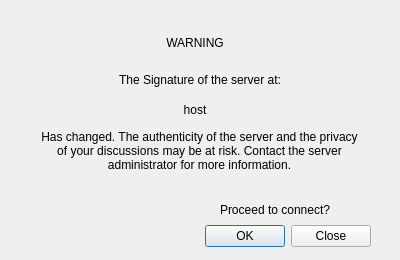
<?xml version="1.0" encoding="UTF-8"?>
<ui version="4.0">
 <class>Dialog</class>
 <widget class="QDialog" name="Dialog">
  <property name="geometry">
   <rect>
    <x>0</x>
    <y>0</y>
    <width>400</width>
    <height>260</height>
   </rect>
  </property>
  <property name="windowTitle">
   <string>Dialog</string>
  </property>
  <widget class="QDialogButtonBox" name="buttonBox">
   <property name="geometry">
    <rect>
     <x>200</x>
     <y>220</y>
     <width>171</width>
     <height>32</height>
    </rect>
   </property>
   <property name="orientation">
    <enum>Qt::Horizontal</enum>
   </property>
   <property name="standardButtons">
    <set>QDialogButtonBox::Close|QDialogButtonBox::Ok</set>
   </property>
   <property name="centerButtons">
    <bool>false</bool>
   </property>
  </widget>
  <widget class="QLabel" name="label">
   <property name="geometry">
    <rect>
     <x>160</x>
     <y>35</y>
     <width>70</width>
     <height>16</height>
    </rect>
   </property>
   <property name="text">
    <string>WARNING</string>
   </property>
   <property name="alignment">
    <set>Qt::AlignCenter</set>
   </property>
  </widget>
  <widget class="QLabel" name="label_2">
   <property name="geometry">
    <rect>
     <x>60</x>
     <y>70</y>
     <width>280</width>
     <height>20</height>
    </rect>
   </property>
   <property name="text">
    <string>The Signature of the server at:</string>
   </property>
   <property name="alignment">
    <set>Qt::AlignCenter</set>
   </property>
  </widget>
  <widget class="QLabel" name="label_3">
   <property name="geometry">
    <rect>
     <x>30</x>
     <y>100</y>
     <width>330</width>
     <height>20</height>
    </rect>
   </property>
   <property name="text">
    <string>host</string>
   </property>
   <property name="alignment">
    <set>Qt::AlignCenter</set>
   </property>
  </widget>
  <widget class="QLabel" name="label_4">
   <property name="geometry">
    <rect>
     <x>39</x>
     <y>120</y>
     <width>321</width>
     <height>61</height>
    </rect>
   </property>
   <property name="text">
    <string>Has changed. The authenticity of the server and the privacy of your discussions may be at risk. Contact the server administrator for more information.</string>
   </property>
   <property name="alignment">
    <set>Qt::AlignCenter</set>
   </property>
   <property name="wordWrap">
    <bool>true</bool>
   </property>
  </widget>
  <widget class="QLabel" name="label_5">
   <property name="geometry">
    <rect>
     <x>220</x>
     <y>200</y>
     <width>131</width>
     <height>20</height>
    </rect>
   </property>
   <property name="text">
    <string>Proceed to connect?</string>
   </property>
  </widget>
 </widget>
 <resources/>
 <connections>
  <connection>
   <sender>buttonBox</sender>
   <signal>accepted()</signal>
   <receiver>Dialog</receiver>
   <slot>accept()</slot>
   <hints>
    <hint type="sourcelabel">
     <x>248</x>
     <y>254</y>
    </hint>
    <hint type="destinationlabel">
     <x>157</x>
     <y>274</y>
    </hint>
   </hints>
  </connection>
  <connection>
   <sender>buttonBox</sender>
   <signal>rejected()</signal>
   <receiver>Dialog</receiver>
   <slot>reject()</slot>
   <hints>
    <hint type="sourcelabel">
     <x>316</x>
     <y>260</y>
    </hint>
    <hint type="destinationlabel">
     <x>286</x>
     <y>274</y>
    </hint>
   </hints>
  </connection>
 </connections>
</ui>
